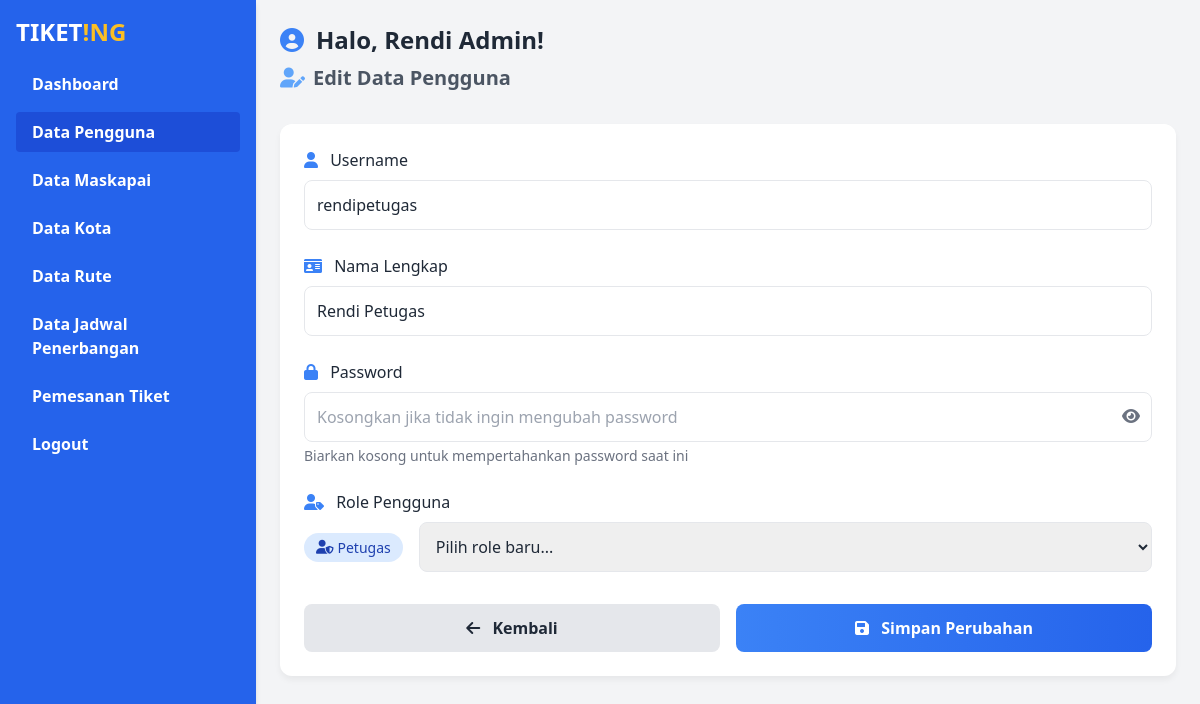
Screenshot of /admin/pengguna/edit.php?id=2 (signed in) with the database file from the repository.
### tables this page shows
CREATE TABLE `user` (
  `id_user` int NOT NULL,
  `username` varchar(100) NOT NULL,
  `nama_lengkap` varchar(100) NOT NULL,
  `password` varchar(255) NOT NULL,
  `roles` enum('Admin','Petugas','Penumpang') NOT NULL
);

### admin/pengguna/functions.php (called while the page is built, shortened)
<?php
require '../../koneksi.php';
function query($query){
    global $conn;
    $rows = [];
    $result = mysqli_query($conn, $query);
    while($row = mysqli_fetch_assoc($result)){
        $rows[] = $row;
    }
    return $rows;
}

### admin/pengguna/edit.php (the view, shortened to what this page needs)
<?php
require 'functions.php';
$id = $_GET["id"];
$pengguna = query("SELECT * FROM user WHERE id_user = '$id'")[0];
?>
<!DOCTYPE html>
<html lang="en">
<head>
    <link href="https://cdn.jsdelivr.net/npm/tailwindcss@2.2.19/dist/tailwind.min.css" rel="stylesheet">
    <link href="https://cdnjs.cloudflare.com/ajax/libs/font-awesome/6.0.0-beta3/css/all.min.css" rel="stylesheet">
</head>
<body class="flex">
    <?php require '../../layouts/sidebar.php'; ?>
    <div class="flex-1 p-6 animate-slide">
        <div class="mb-8">
            <h1 class="text-2xl font-bold text-gray-800 flex items-center">
                <i class="fas fa-user-circle mr-3 text-blue-500"></i>
                Halo, <?= $_SESSION["nama_lengkap"]; ?>!
            </h1>
            <h2 class="text-xl font-semibold text-gray-600 mt-2 flex items-center">
                <i class="fas fa-user-edit mr-2 text-blue-400"></i>
                Edit Data Pengguna
            </h2>
        </div>
        <form action="" method="POST" class="form-container p-6 animate-fade">
            <div class="mb-6">
                <label for="username" class="form-label block font-medium mb-2">
                    <i class="fas fa-user mr-2 text-blue-500"></i>
                    Username
                </label>
                <input type="text" name="username" id="username"
                    class="form-input w-full p-3 rounded-lg focus:outline-none focus:ring-2 focus:ring-blue-500"
                    value="<?= $pengguna["username"]; ?>" required>
            </div>
            <div class="mb-6">
                <label for="nama_lengkap" class="form-label block font-medium mb-2">
                    <i class="fas fa-id-card mr-2 text-blue-500"></i>
                    Nama Lengkap
                </label>
                <input type="text" name="nama_lengkap" id="nama_lengkap"
                    class="form-input w-full p-3 rounded-lg focus:outline-none focus:ring-2 focus:ring-blue-500"
                    value="<?= $pengguna["nama_lengkap"]; ?>" required>
            </div>
            <div class="mb-6">
                <label for="password" class="form-label block font-medium mb-2">
                    <i class="fas fa-lock mr-2 text-blue-500"></i>
                    Password
                </label>
                <div class="relative">
                    <input type="password" name="password" id="password"
                        class="form-input w-full p-3 rounded-lg focus:outline-none focus:ring-2 focus:ring-blue-500"
                        placeholder="Kosongkan jika tidak ingin mengubah password">
                    <button type="button" onclick="togglePassword()"
                        class="absolute right-3 top-3 text-gray-500 hover:text-blue-500">
                        <i class="fas fa-eye"></i>
                    </button>
                </div>
                <p class="text-sm text-gray-500 mt-1">Biarkan kosong untuk mempertahankan password saat ini</p>
            </div>
            <div class="mb-8">
                <label for="roles" class="form-label block font-medium mb-2">
                    <i class="fas fa-user-tag mr-2 text-blue-500"></i>
                    Role Pengguna
                </label>
                <div class="flex items-center space-x-4">
                    <span class="role-badge <?= $pengguna["roles"] === 'Petugas' ? 'petugas' : 'penumpang' ?>">
                        <i class="fas <?= $pengguna["roles"] === 'Petugas' ? 'fa-user-shield' : 'fa-user' ?> mr-1"></i>
                        <?= $pengguna["roles"]; ?>
                    </span>
                    <select name="roles" id="roles"
                        class="form-input flex-1 p-3 rounded-lg focus:outline-none focus:ring-2 focus:ring-blue-500">
                        <option value="<?= $pengguna["roles"]; ?>">Pilih role baru...</option>
                    </select>
                </div>
            </div>
            <div class="flex space-x-4">
                <a href="index.php"
                   class="flex-1 py-3 bg-gray-200 text-gray-800 font-semibold rounded-lg hover:bg-gray-300 focus:outline-none focus:ring-2 focus:ring-gray-500 focus:ring-offset-2 text-center">
                    <i class="fas fa-arrow-left mr-2"></i> Kembali
                </a>
                <button type="submit" name="edit"
                    class="flex-1 py-3 bg-gradient-to-r from-blue-500 to-blue-600 text-white font-semibold rounded-lg hover:from-blue-600 hover:to-blue-700 focus:outline-none focus:ring-2 focus:ring-blue-500 focus:ring-offset-2">
                    <i class="fas fa-save mr-2"></i> Simpan Perubahan
                </button>
            </div>
        </form>
    </div>
</body>
</html>

### admin/pengguna/edit.php (style rules this page uses)
:root { --primary: #3b82f6; --primary-light: #eff6ff; --dark: #1f2937; --light: #f9fafb; --gray: #6b7280; }
body { background-color: #f3f4f6; color: var(--dark); }
.animate-fade { animation: fadeIn 0.5s ease-out forwards; }
.animate-slide { animation: slideIn 0.6s ease-out forwards; }
.form-container { background: white; border-radius: 12px; box-shadow: 0 4px 6px rgba(0, 0, 0, 0.05); transition: all 0.3s ease; }
.form-input { transition: all 0.3s ease; border: 1px solid #e5e7eb; }
.form-label { color: var(--dark); transition: all 0.3s ease; }
.role-badge { display: inline-flex; align-items: center; padding: 0.25rem 0.75rem; border-radius: 9999px; font-size: 0.875rem; font-weight: 500; }
.role-badge.petugas { background-color: #dbeafe; color: #1e40af; }

### rows the page displays
user: username "rendipetugas", nama_lengkap "Rendi Petugas", roles "Petugas"

### other values shown
$_SESSION["nama_lengkap"] "Rendi Admin"
